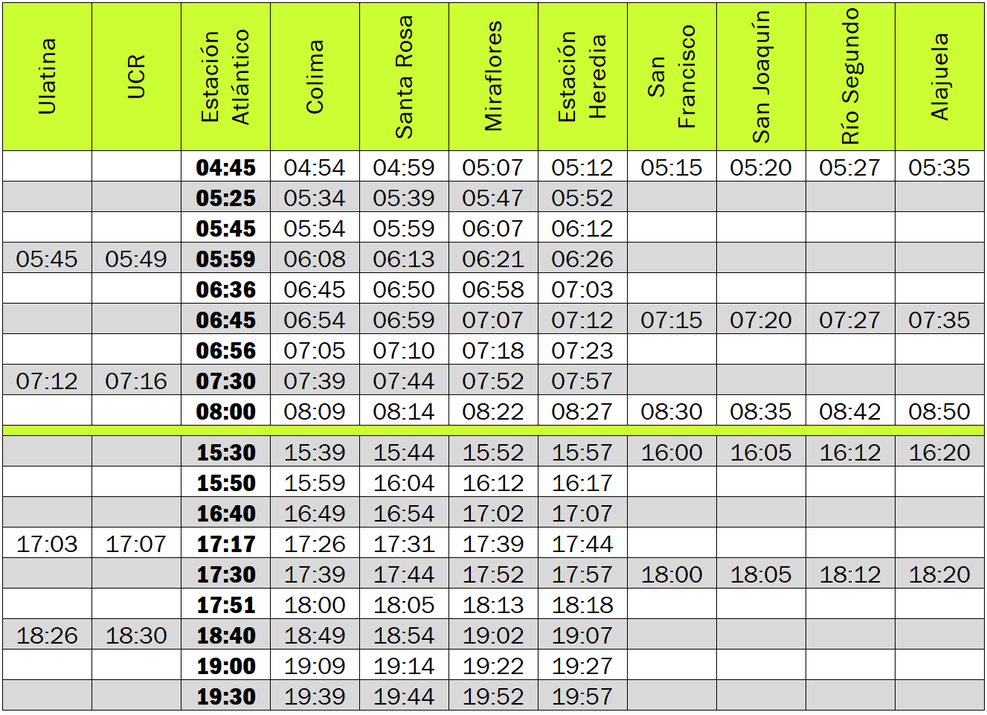
#> input picture horarios/1001-LV-SJO-HER-ALA_tabla.png, 987 x 715 px, shrunk from 1327 x 961 before the run
$ python main.py
#> lines starting #> are read from the running program, lines starting #| are printed output that depends on the picture; after the words box and inside, x2 and y2 are one past the last pixel; in counts of white or black regions, pixels touching at a corner belong together
#-------------------------------------------------------------------------------
# Name:        Tarea 2 Compiladores
# Purpose:
#
# Author:      Arturo Chaves + Victor Viquez
#
# Created:     01/03/2018
# Copyright:   (c) Artch92 2018
# Licence:     <your licence>
#-------------------------------------------------------------------------------

# import the necessary packages
from PIL import Image
import pytesseract
import cv2
import os
import re

# '1001-LV-SJO-HER-ALA.jpg'
images = ['horarios/1001-LV-SJO-HER-ALA_tabla.png', 'horarios/1002-LV-ALA-HER-SJO_tabla.png']

def main():
    print("iniciando el programa")

    for image_path in images:
        filename = clean_image(image_path, "blur")
        filename = clean_image(filename, "thresh")

        textual_trips = get_lines(filename)
        os.remove(filename)

        schedule = parse_times(textual_trips)
        schedule = fix_schedule(schedule, image_path)

        print(schedule)

        # [6 lines of commented-out code are left out]

# [6 lines left out: function ensureUtf, not called in this run]


def clean_image(image_path, preprocess):
    # load the example image and convert it to grayscale
#> called with image_path = 'horarios/1001-LV-SJO-HER-ALA_tabla.png', preprocess = 'blur'
    image = cv2.imread(image_path)
#> image is the input picture: shape (715, 987, 3); mean B, G, R 176.1, 218.4, 208
    gray = cv2.cvtColor(image, cv2.COLOR_BGR2GRAY)
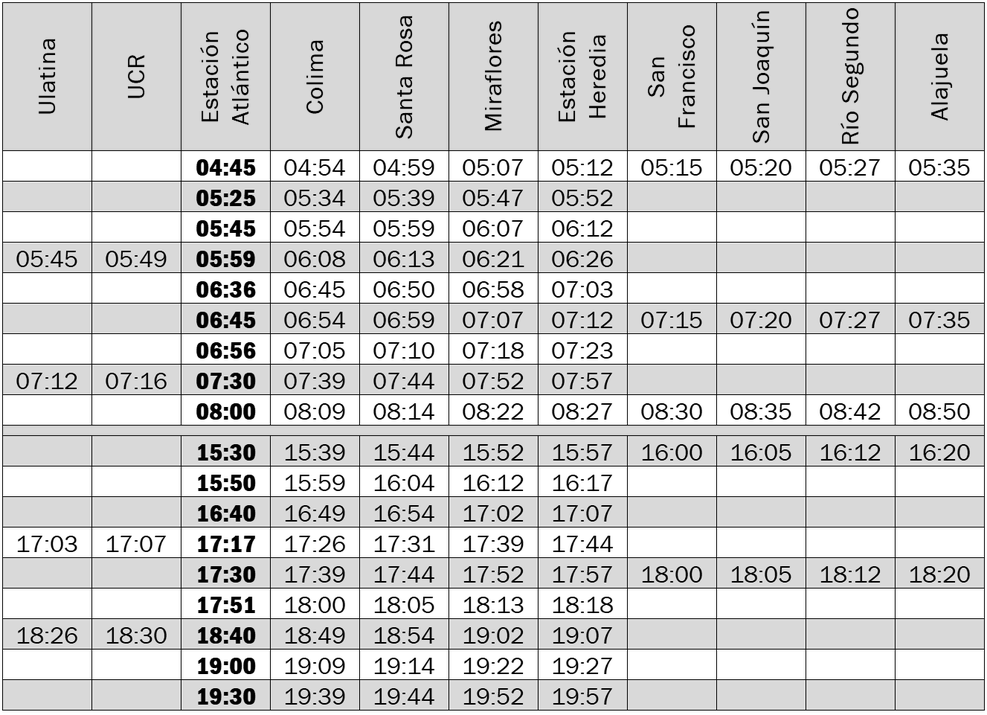
#> gray: shape (715, 987); min 0, max 255, mean 210.4

    # check to see if we should apply thresholding to preprocess the
    # image
    if preprocess == "thresh":
        gray = cv2.threshold(gray, 0, 255,
        cv2.THRESH_BINARY | cv2.THRESH_OTSU)[1]

    # make a check to see if median blurring should be done to remove
    # noise
    elif preprocess == "blur":
        gray = cv2.medianBlur(gray, 3)
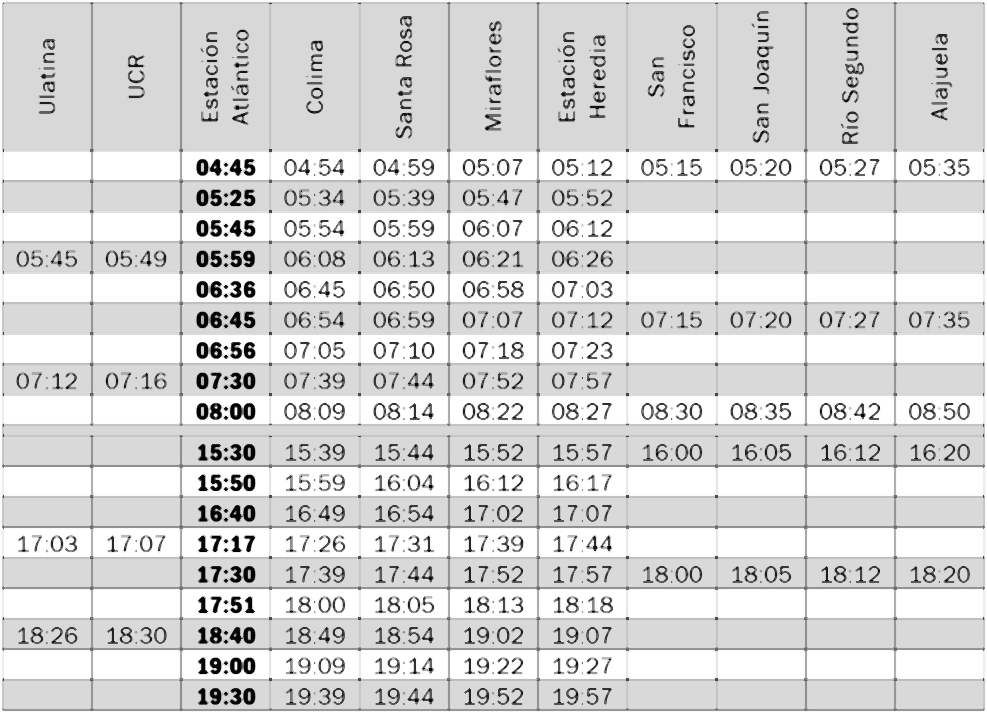
#> gray: shape (715, 987); min 0, max 255, mean 215.8
#> call 2 of clean_image, with image_path = '3470.png', preprocess = 'thresh'
#> in clean_image (call 2), `gray = cv2.threshold(gray, 0, 255, cv2.THRESH_BINARY | cv2.THRESH_OTSU..`:
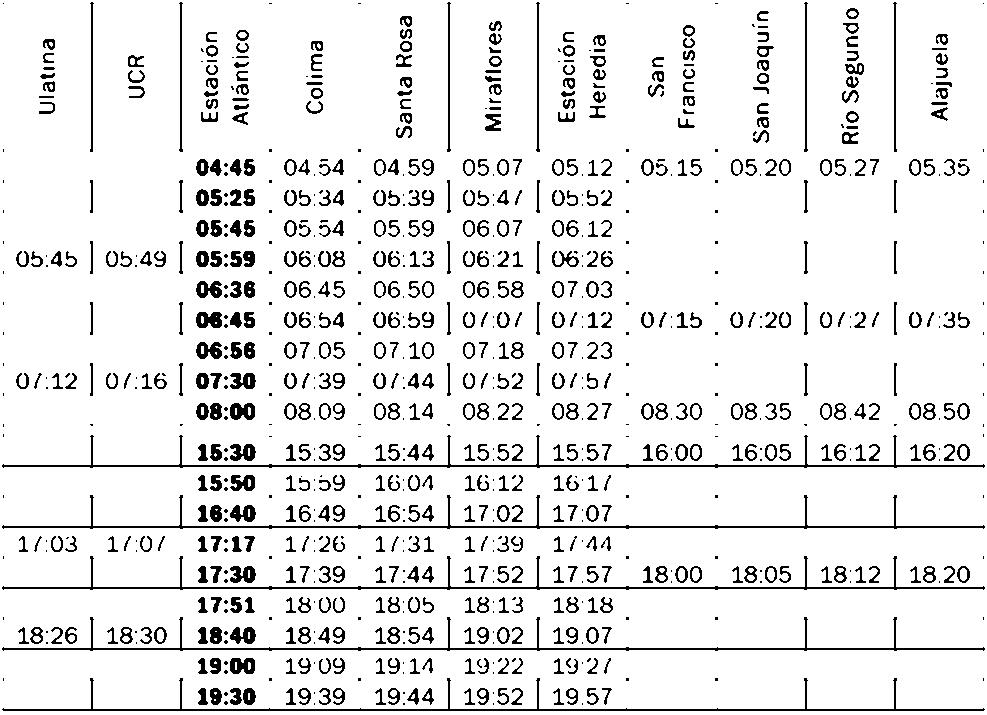
#> gray: shape (715, 987); 90.9% white; black in thin lines or dots

    # write the grayscale image to disk as a temporary file so we can
    # apply OCR to it
    filename = "{}.png".format(os.getpid())
    cv2.imwrite(filename, gray)

    # [10 lines of commented-out code are left out]
    return filename

# [39 lines left out: function fix_schedule, not called in this run]


def get_lines(filename):
    '''
    Args
    ::filename (str): Image file relative or absolute path.

    Return:
    ::list: List of lines as text from the image. Every line contain the stop
      times for a certain trip.
    '''

    text = ensureUtf(pytesseract.image_to_string(Image.open(filename)))

    textual_lines = []
    line = ''
    line_num = 0
    for char in text:
        line += char
        if char == "\n":
            # ignore lines with less than 5 chars (H:MM)
            if len(line) < 5:
                line = ''
                continue
            else:
                line_num += 1
                # debug
                # print('linea: "', line, '" numero: ', line_num,
                # q      'largo de linea: ', len(line))
                textual_lines.append(line)
                line = ''

    return textual_lines


# [29 lines left out: function parse_times, not called in this run]


if __name__ == "__main__":
    main()
#> (the call stopped at in get_lines, `text = ensureUtf(pytesseract.image_to_string(Image.open(filename)))`: pytesseract is not available in this run)

$ run again, with horarios/1002-LV-ALA-HER-SJO_tabla_sabados.png copied over horarios/1001-LV-SJO-HER-ALA_tabla.png
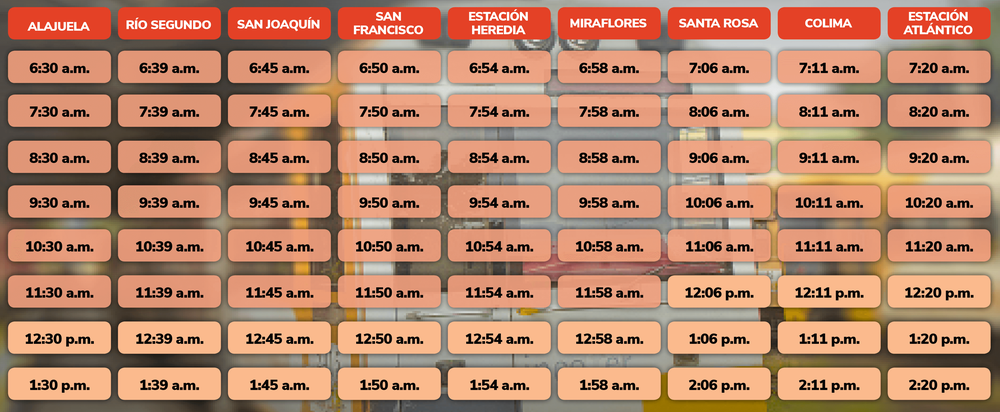
#> input picture horarios/1002-LV-ALA-HER-SJO_tabla_sabados.png, 1000 x 412 px, shrunk from 3681 x 1517 before the run
#> in clean_image, image is the input picture: shape (412, 1000, 3); mean B, G, R 107.1, 133.9, 185.2
#> in clean_image, `gray = cv2.medianBlur(gray, 3)`:
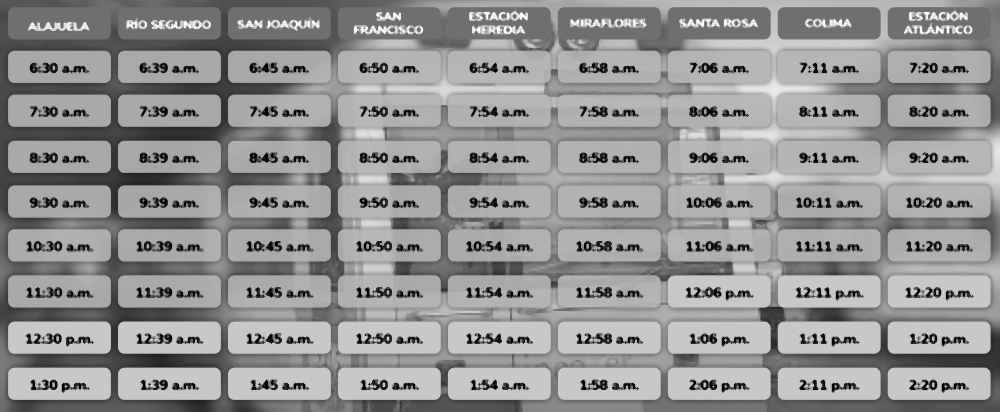
#> gray: shape (412, 1000); min 0, max 255, mean 146.8
#> in clean_image (call 2), `gray = cv2.threshold(gray, 0, 255, cv2.THRESH_BINARY | cv2.THRESH_OTSU..`:
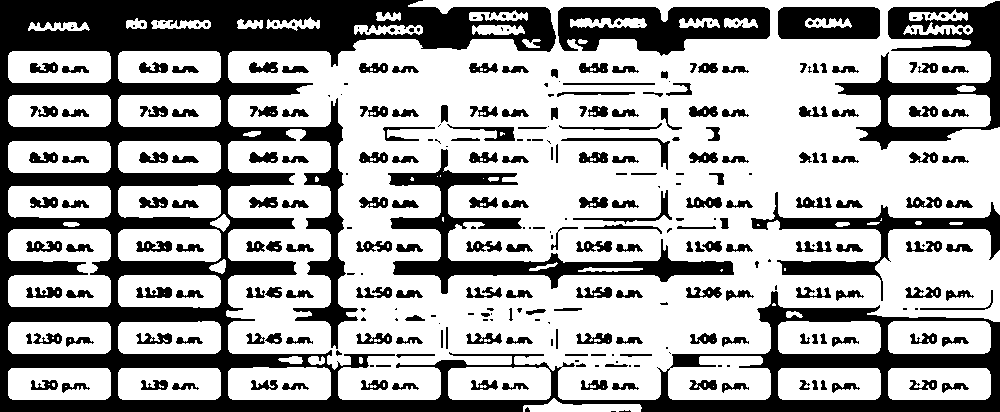
#> gray: shape (412, 1000); 65.8% white; 315 black regions (101 under 20 px), largest, box (x1, y1, x2, y2) and area: (0, 0, 1000, 412) 79594, (388, 149, 734, 294) 8231, (835, 1, 1000, 150) 7679
